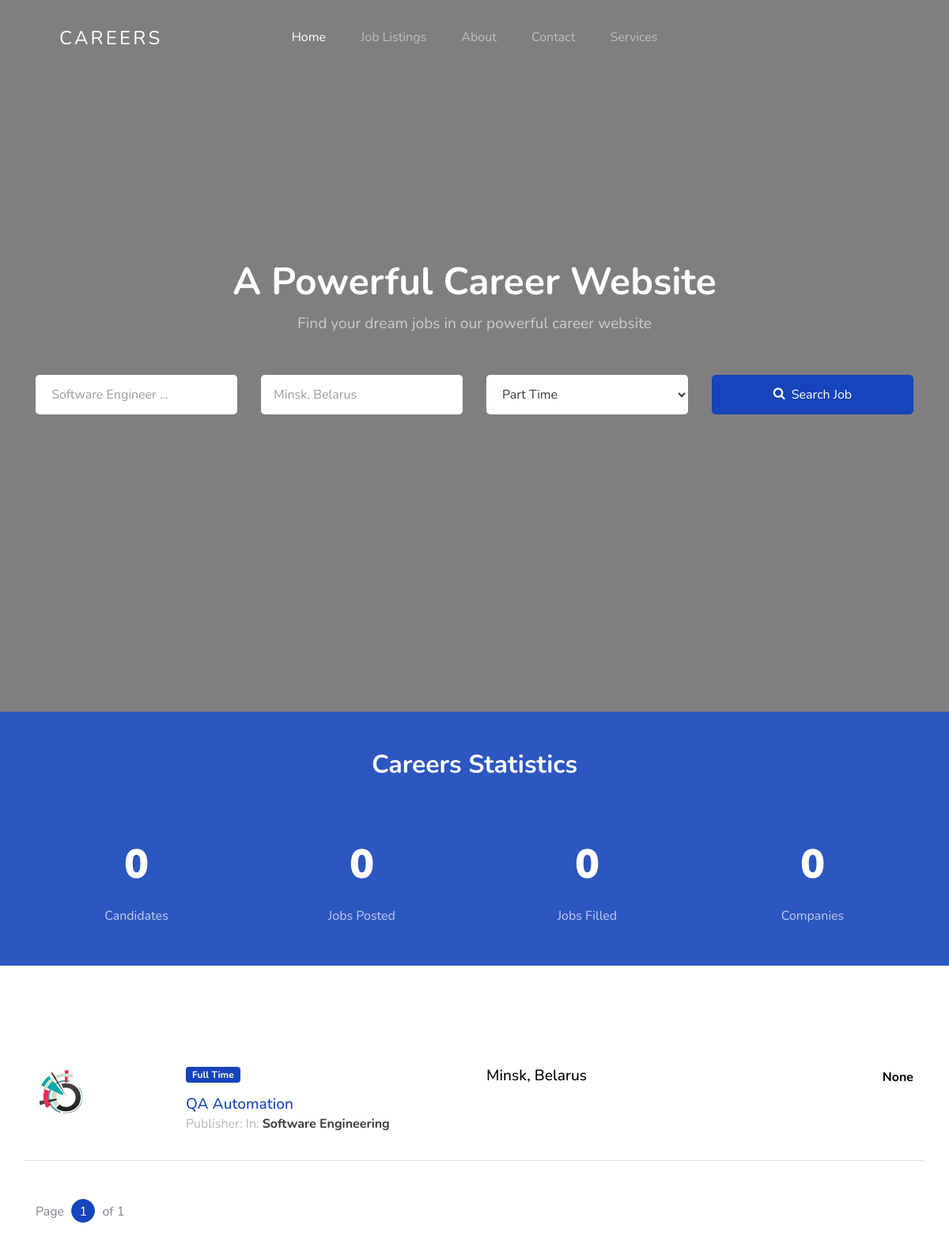
The page / on the database its author committed.
### jobs/models.py (models this page shows, shortened)
class JobListing(models.Model):
    user = models.ForeignKey(settings.AUTH_USER_MODEL, on_delete=models.CASCADE,
                             null=True, editable=False, blank=True)
    title = models.CharField(max_length=100)
    company_name = models.CharField(max_length=200)
    employment_status = models.CharField(choices=JOB_TYPE, max_length=10)
    vacancy = models.CharField(max_length=10, null=True)
    gender = models.CharField(choices=GENDER, max_length=30, null=True)
    category = models.CharField(choices=CATEGORY, max_length=30)
    description = models.TextField()
    responsibilities = models.TextField()
    experience = models.CharField(max_length=100)
    job_location = models.CharField(max_length=120)
    Salary = models.CharField(max_length=100, null=True, blank=True)
    image = models.ImageField(blank=True, upload_to='media', null=True)
    application_deadline = models.DateTimeField()
    published_on = models.DateTimeField(default=timezone.now)
    class Meta:
        ordering = ['-id']

### jobs/views.py (the view)
# urls.py: 2. Add a URL to urlpatterns:  path('', views.home, name='home')
def home(request):
    qs = JobListing.objects.all()
    jobs = JobListing.objects.all().count()
    user = User.objects.all().count()
    company_name = JobListing.objects.filter(company_name__startswith='P').count()
    paginator = Paginator(qs, 5)  # Show 5 jobs per page
    page = request.GET.get('page')
    try:
        qs = paginator.page(page)
    except PageNotAnInteger:
        qs = paginator.page(1)
    except EmptyPage:
        qs = paginator.page(paginator.num_pages)
    context = {
        'query': qs,
        'job_qs': jobs,
        'company_name': company_name,
        'candidates': user
    }
    return render(request, "home.html", context)

### templates/home.html (shortened to what this page needs)
{% extends 'base.html' %}
{% load static %}
{% block content %}
    <section class="home-section section-hero overlay bg-image" id="home-section">
      <div class="container">
        <div class="row align-items-center justify-content-center">
          <div class="col-md-12">
            <div class="mb-5 text-center">
              <h1 class="text-white font-weight-bold">A Powerful Career Website </h1>
              <p>Find your dream jobs in our powerful career website </p>
            </div>
            <form id="job-main-form" method="get" action="{% url 'jobs:search' %}" class="search-jobs-form">
              <div class="row mb-5">
                <div class="col-12 col-sm-6 col-md-6 col-lg-3 mb-4 mb-lg-0">
                   <input type="text"  id="title" name="title" class="form-control form-control-lg" placeholder=" Software Engineer ... ">
                </div>
                <div class="col-12 col-sm-6 col-md-6 col-lg-3 mb-4 mb-lg-0">
                   <input    type="text" id="job_location" name="job_location" class="form-control form-control-lg" placeholder="Minsk, Belarus">
                </div>
                <div class="col-12 col-sm-6 col-md-6 col-lg-3 mb-4 mb-lg-0">
                  <select id="employment_status" name="employment_status" class="form-control">
                    <option>Part Time</option>
                  </select>
                </div>
                <div class="col-12 col-sm-6 col-md-6 col-lg-3 mb-4 mb-lg-0">
                  <button type="submit" class="btn btn-primary btn-lg btn-block text-white btn-search"><span class="icon-search icon mr-2"></span>Search Job</button>
                </div>
              </div>
            </form>
          </div>
        </div>
      </div>
    </section>
    <section class="py-5 bg-image overlay-primary fixed overlay">
      <div class="container">
        <div class="row mb-5 justify-content-center">
          <div class="col-md-7 text-center">
            <h2 class="section-title mb-2 text-white">Careers Statistics</h2>
          </div>
        </div>
        <div class="row pb-0 block__19738 section-counter">
          <div class="col-6 col-md-6 col-lg-3 mb-5 mb-lg-0">
            <div class="d-flex align-items-center justify-content-center mb-2">
              <strong class="number" data-number="{{ candidates }}">0</strong>
            </div>
            <span class="caption">Candidates</span>
          </div>
          <div class="col-6 col-md-6 col-lg-3 mb-5 mb-lg-0">
            <div class="d-flex align-items-center justify-content-center mb-2">
              <strong class="number" data-number="{{ job_qs }}"> 0 </strong>
            </div>
            <span class="caption"> Jobs Posted</span>
          </div>
          <div class="col-6 col-md-6 col-lg-3 mb-5 mb-lg-0">
            <div class="d-flex align-items-center justify-content-center mb-2">
              <strong class="number" data-number="">0</strong>
            </div>
            <span class="caption">Jobs Filled</span>
          </div>
          <div class="col-6 col-md-6 col-lg-3 mb-5 mb-lg-0">
            <div class="d-flex align-items-center justify-content-center mb-2">
              <strong class="number" data-number="{{ company_name }}">0</strong>
            </div>
            <span class="caption">Companies</span>
          </div>
        </div>
      </div>
    </section>
    <section class="site-section">
     <div class="container">
        <div class="mb-5">
             {% for q in query %}
          <div class="row align-items-start job-item border-bottom pb-3 mb-3 pt-3">
            <div class="col-md-2">
              <a href="#"><img src="{% static 'images/featured-listing-1.jpg' %}" alt="Image" class="img-fluid"></a>
            </div>
            <div class="col-md-4">
              <span class="badge badge-primary px-2 py-1 mb-3">
                    {{ q.employment_status }}
              </span>
              <h2><a href="{% url 'jobs:job-single' q.id %}">{{ q.title }}</a> </h2>
              <p class="meta">Publisher: <strong>{{ q.user.first_name }} {{ q.user.last_name }}</strong> In: <strong>{{ q.category }}</strong></p>
            </div>
            <div class="col-md-3 text-left">
              <h3>{{ q.job_location }}</h3>
            </div>
            <div class="col-md-3 text-md-right">
              <strong class="text-black">{{ q.Salary }}</strong>
            </div>
          </div>
{% endfor %}
        </div>
        <div class="row pagination-wrap">
          <div class="col-md-6 text-center text-md-left">
            <div class="custom-pagination ml-auto">
              <div class="d-inline-block">
                Page <a href="#" class="active">{{ query.number }}</a> of  {{ query.paginator.num_pages }}
              </div>
            </div>
          </div>
        </div>
      </div>
    </section>
{% endblock %}

### static/css/style.css (style rules this page uses)
body { font-weight: 400; font-size: 1rem; line-height: 1.7; position: relative; }
body:after { content: ""; position: absolute; top: 0; left: 0; right: 0; bottom: 0; background: rgba(0, 0, 0, 0.7); z-index: 100; opacity: 0; visibility: hidden; -webkit-transition: .3s all ease; -o-transition: .3s all ease; transition: .3s all ease; }
h1, h2, h3, h4 { color: #000; }
.site-section { padding-top: 7rem; padding-bottom: 7rem; position: relative; z-index: 2; }
.text-black { color: #000 !important; }
.home-section { position: relative; }
.home-section > .container { z-index: 2; position: relative; }
.home-section h1 { font-size: 3rem; color: #fff; font-weight: 200; }
.home-section p { font-size: 1.2rem; color: rgba(255, 255, 255, 0.6); }
.home-section .search-jobs-form .form-control, .home-section .search-jobs-form .btn-lg { height: calc(2em + 1rem + 2px); padding: 0.5rem 1rem; font-size: 1rem; line-height: 1.5; border-radius: 0.3rem; }
.home-section .search-jobs-form .btn-search > span { font-size: 1rem; position: relative; }
.home-section .search-jobs-form .form-control { background: #fff; border: transparent !important; color: #343a40; }
.bg-image { background-size: cover; background-position: center center; background-repeat: no-repeat; }
.bg-image.fixed { background-attachment: fixed; }
.bg-image.overlay-primary { position: relative; }
.bg-image.overlay-primary:before { position: absolute; content: ""; top: 0; left: 0; right: 0; bottom: 0; background: rgba(22, 68, 186, 0.9); z-index: 1; }
.bg-image.overlay-primary > .container { position: relative; z-index: 2; }
.section-title { font-size: 2rem; font-weight: 700; }
.section-hero, .section-hero > .container > .row { height: 100vh; min-height: 900px; }
.section-hero.overlay, .section-hero.overlay-2 { position: relative; }
.section-hero.overlay:before, .section-hero.overlay-2:before { z-index: 1; position: absolute; content: ""; top: 0; left: 0; right: 0; bottom: 0; background: rgba(0, 0, 0, 0.5); }
.section-hero > .container { z-index: 2; position: relative; }
.btn:after, .btn:before { display: none; }
.btn.btn-primary { color: #fff; }
.custom-pagination a { width: 30px; height: 30px; line-height: 30px; display: inline-block; border-radius: 50%; border: 1px solid #dee2e6; text-align: center; margin: 0 5px; text-decoration: none; }
.custom-pagination a.active, .custom-pagination a:hover { background: #1644ba; color: #fff; border-color: #1644ba; }
.block__19738 { text-align: center; }
.block__19738 .number { font-size: 3.2rem; font-weight: 900; color: #fff; }
.block__19738 .caption { font-size: 1rem; display: block; color: rgba(255, 255, 255, 0.7); }
.job-item h2, .job-item h3 { font-size: 1.2rem; margin-bottom: 0; }
.job-item .meta { color: #b5b5b5; }
.job-item .meta strong { color: #3c3c3c; }

### rows shown on the page
JobListing: employment_status "Full Time", title "QA Automation", category "Software Engineering", job_location "Minsk, Belarus", Salary "None"

### other values the page prints
{{ query.number }} "1"
{{ query.paginator.num_pages }} "1"
